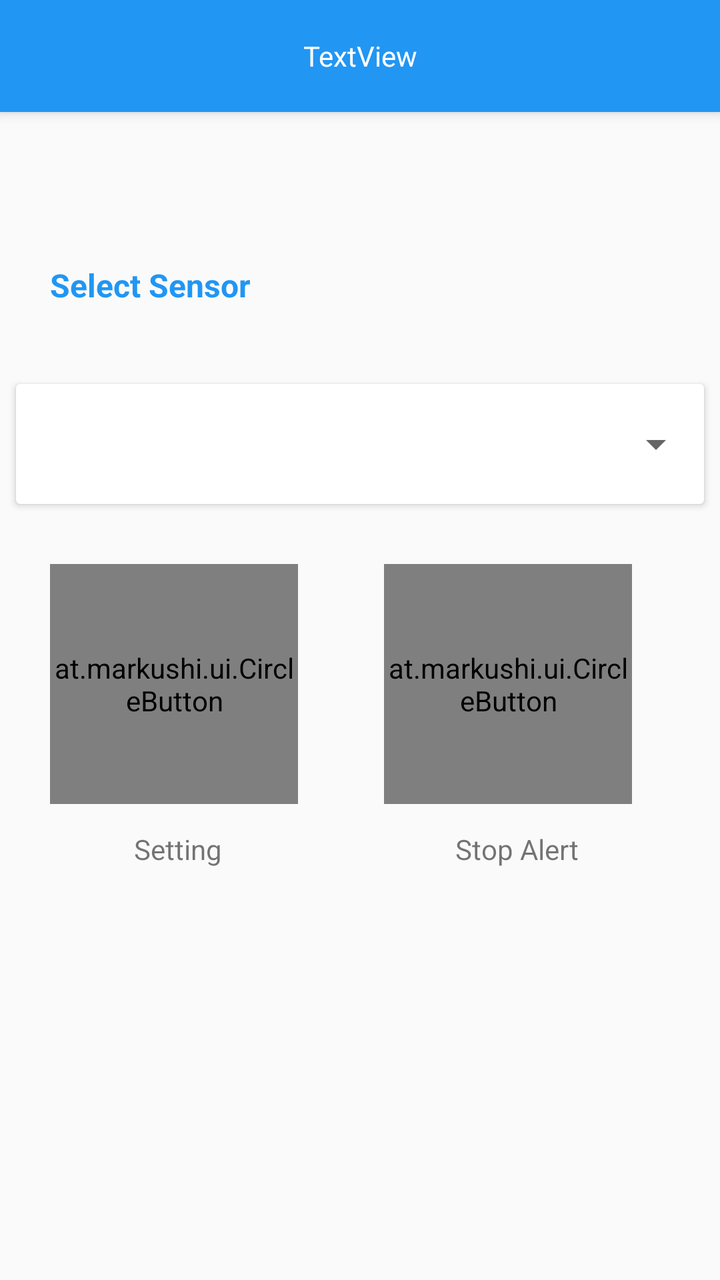
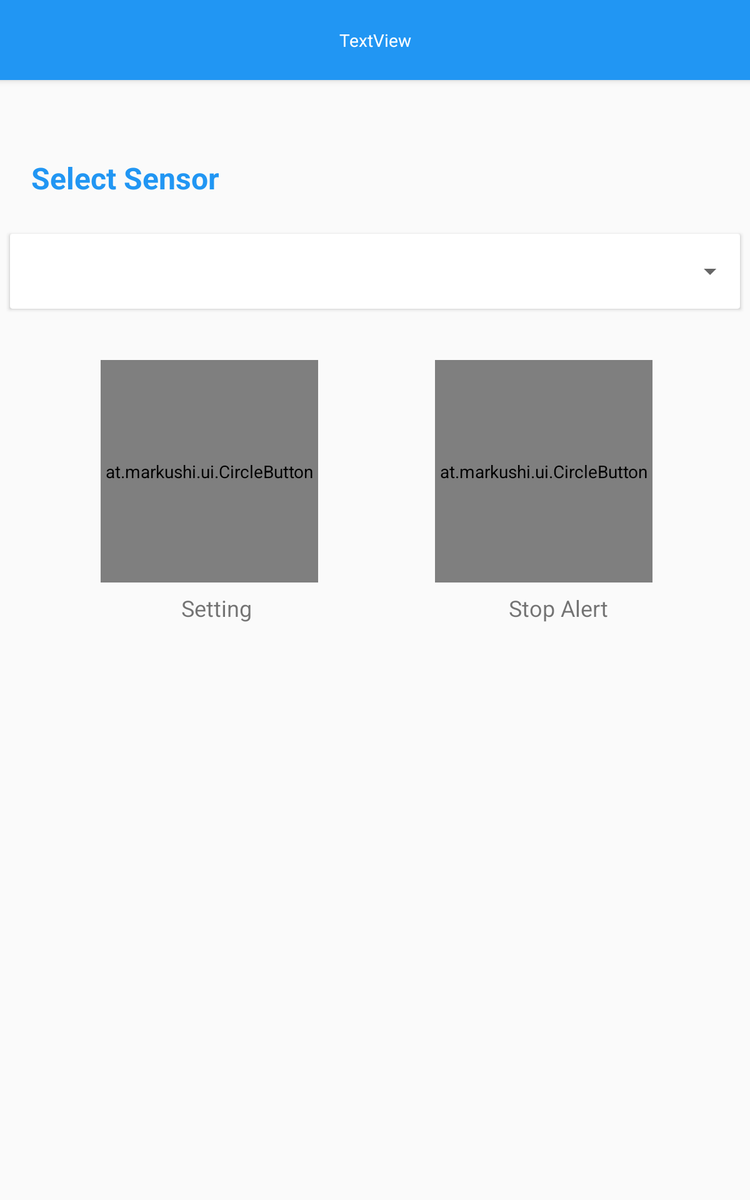

An Android layout and its configuration variant, each rendered on a device that would load it. The default file and the variant file are quoted in full after the pictures.
<!-- AndroidManifest.xml: application theme AppTheme -->
<!-- res/layout/activity_smart_alarm.xml -->
<?xml version="1.0" encoding="utf-8"?>
<android.support.design.widget.CoordinatorLayout xmlns:android="http://schemas.android.com/apk/res/android"
    xmlns:app="http://schemas.android.com/apk/res-auto"
    xmlns:tools="http://schemas.android.com/tools"
    android:layout_width="match_parent"
    android:layout_height="match_parent"
    android:id="@+id/smart_alarm_container"
    tools:context="com.xang.laothing.Activity.SmartAlarmActivity">


    <include layout="@layout/toolbar"/>


    <android.support.constraint.ConstraintLayout
        android:id="@+id/constain_layout_content"
        android:layout_width="match_parent"
        android:layout_height="match_parent"
        app:layout_behavior="@string/appbar_scrolling_view_behavior">


        <TextView
            android:id="@+id/textView8"
            android:layout_width="wrap_content"
            android:layout_height="wrap_content"
            android:layout_marginBottom="8dp"
            android:layout_marginStart="25dp"
            android:layout_marginTop="35dp"
            android:text="Select Sensor"
            android:textColor="@color/colorPrimary"
            android:textSize="16sp"
            android:textStyle="bold"
            app:layout_constraintBottom_toTopOf="@+id/cardView5"
            app:layout_constraintTop_toTopOf="parent"
            app:layout_constraintVertical_bias="0.571"
            android:layout_marginLeft="25dp"
            app:layout_constraintLeft_toLeftOf="parent" />


        <android.support.v7.widget.CardView
            android:id="@+id/cardView5"
            android:layout_width="0dp"
            android:layout_height="60dp"
            android:layout_marginBottom="388dp"
            android:layout_marginEnd="8dp"
            android:layout_marginLeft="8dp"
            android:layout_marginRight="8dp"
            android:layout_marginStart="8dp"
            app:layout_constraintBottom_toBottomOf="parent"
            app:layout_constraintHorizontal_bias="0.242"
            app:layout_constraintLeft_toLeftOf="parent"
            app:layout_constraintRight_toRightOf="parent">

            <Spinner
                android:id="@+id/spinner_smart_sensor"
                android:layout_width="match_parent"
                android:layout_height="match_parent"
                tools:layout_editor_absoluteX="8dp"
                tools:layout_editor_absoluteY="-157dp" />


        </android.support.v7.widget.CardView>


        <at.markushi.ui.CircleButton
            android:id="@+id/stop_alert_button"
            android:layout_width="124dp"
            android:layout_height="120dp"
            android:layout_marginBottom="8dp"
            android:src="@drawable/shut_down_icon"
            app:cb_color="@android:color/holo_red_light"
            app:cb_pressedRingWidth="8dip"
            app:layout_constraintBottom_toBottomOf="parent"
            android:layout_marginRight="24dp"
            app:layout_constraintRight_toRightOf="parent"
            android:layout_marginTop="8dp"
            app:layout_constraintTop_toBottomOf="@+id/cardView5"
            app:layout_constraintVertical_bias="0.087"
            android:layout_marginLeft="24dp"
            app:layout_constraintLeft_toLeftOf="parent"
            app:layout_constraintHorizontal_bias="0.893" />

        <at.markushi.ui.CircleButton
            android:id="@+id/setting_button"
            android:layout_width="124dp"
            android:layout_height="120dp"
            android:layout_marginBottom="8dp"
            android:src="@drawable/settings"
            app:cb_color="@color/ksw_md_solid_checked"
            app:cb_pressedRingWidth="8dip"
            app:layout_constraintBottom_toBottomOf="parent"
            android:layout_marginRight="24dp"
            app:layout_constraintRight_toRightOf="parent"
            android:layout_marginTop="8dp"
            app:layout_constraintTop_toBottomOf="@+id/cardView5"
            app:layout_constraintVertical_bias="0.087"
            android:layout_marginLeft="24dp"
            app:layout_constraintLeft_toLeftOf="parent"
            app:layout_constraintHorizontal_bias="0.005" />

        <TextView
            android:id="@+id/textView15"
            android:layout_width="wrap_content"
            android:layout_height="wrap_content"
            android:layout_marginBottom="8dp"
            android:layout_marginLeft="67dp"
            android:layout_marginTop="13dp"
            android:text="Setting"
            app:layout_constraintBottom_toBottomOf="parent"
            app:layout_constraintLeft_toLeftOf="parent"
            app:layout_constraintTop_toBottomOf="@+id/setting_button"
            app:layout_constraintVertical_bias="0.0" />

        <TextView
            android:id="@+id/textView16"
            android:layout_width="wrap_content"
            android:layout_height="wrap_content"
            android:layout_marginLeft="8dp"
            android:layout_marginRight="8dp"
            android:layout_marginTop="13dp"
            android:text="Stop Alert"
            app:layout_constraintHorizontal_bias="0.635"
            app:layout_constraintLeft_toRightOf="@+id/textView15"
            app:layout_constraintRight_toRightOf="parent"
            app:layout_constraintTop_toBottomOf="@+id/stop_alert_button" />

    </android.support.constraint.ConstraintLayout>


</android.support.design.widget.CoordinatorLayout>
<!-- res/layout/toolbar.xml (included above) -->
<?xml version="1.0" encoding="utf-8"?>
<android.support.design.widget.AppBarLayout android:id="@+id/appbar"
    android:layout_height="wrap_content"
    android:layout_width="match_parent"
    xmlns:android="http://schemas.android.com/apk/res/android"
    xmlns:app="http://schemas.android.com/apk/res-auto">

    <android.support.v7.widget.Toolbar
        android:id="@+id/maintoolbar"
        android:layout_width="match_parent"
        android:layout_height="?attr/actionBarSize"
        android:minHeight="?attr/actionBarSize"
        app:theme="@style/ThemeOverlay.AppCompat.Dark.ActionBar">

        <TextView
            android:id="@+id/center_title"
            android:layout_width="wrap_content"
            android:layout_height="wrap_content"
            android:layout_gravity="center"
            android:text="TextView"
            android:textAllCaps="false"
            android:textColor="@color/cardview_light_background"
            android:typeface="sans" />

    </android.support.v7.widget.Toolbar>


</android.support.design.widget.AppBarLayout>
<!-- resources referenced by this layout -->
<resources>
  <color name="colorPrimary">#2196F3</color>
  <!-- drawable settings: png bitmap (drawable-ldpi, 902 bytes) -->
  <!-- drawable shut_down_icon: png bitmap (drawable-hdpi, 1669 bytes) -->
  <style name="AppTheme" parent="Theme.AppCompat.DayNight.NoActionBar">
          
          <item name="colorPrimary">@color/colorPrimary</item>
          <item name="colorPrimaryDark">@color/colorPrimaryDark</item>
          <item name="colorAccent">@color/colorAccent</item>
          <item name="android:navigationBarColor">@color/colorPrimary</item>
          <item name="windowNoTitle">true</item>
          <item name="windowActionBar">false</item>
      </style>
  <color name="colorPrimaryDark">#1E88E5</color>
  <color name="colorAccent">#4FC3F7</color>
</resources>
<!-- res/layout-large/activity_smart_alarm.xml (the repository's variant of the layout above) -->
<!-- drawn on a 7-inch tablet held upright -->
<?xml version="1.0" encoding="utf-8"?>
<android.support.design.widget.CoordinatorLayout xmlns:android="http://schemas.android.com/apk/res/android"
    xmlns:app="http://schemas.android.com/apk/res-auto"
    xmlns:tools="http://schemas.android.com/tools"
    android:layout_width="match_parent"
    android:layout_height="match_parent"
    android:id="@+id/smart_alarm_container"
    tools:context="com.xang.laothing.Activity.SmartAlarmActivity">


    <include layout="@layout/toolbar"/>


    <android.support.constraint.ConstraintLayout
        android:id="@+id/constain_layout_content"
        android:layout_width="match_parent"
        android:layout_height="match_parent"
        app:layout_behavior="@string/appbar_scrolling_view_behavior">


        <TextView
            android:id="@+id/textView8"
            android:layout_width="wrap_content"
            android:layout_height="wrap_content"
            android:layout_marginBottom="8dp"
            android:layout_marginLeft="8dp"
            android:layout_marginStart="25dp"
            android:layout_marginTop="16dp"
            android:text="Select Sensor"
            android:textColor="@color/colorPrimary"
            android:textSize="24sp"
            android:textStyle="bold"
            app:layout_constraintBottom_toTopOf="@+id/cardView5"
            app:layout_constraintLeft_toLeftOf="parent"
            app:layout_constraintTop_toTopOf="parent"
            app:layout_constraintVertical_bias="0.688" />


        <android.support.v7.widget.CardView
            android:id="@+id/cardView5"
            android:layout_width="0dp"
            android:layout_height="60dp"
            android:layout_marginBottom="388dp"
            android:layout_marginEnd="8dp"
            android:layout_marginLeft="8dp"
            android:layout_marginRight="8dp"
            android:layout_marginStart="8dp"
            app:layout_constraintBottom_toBottomOf="parent"
            app:layout_constraintHorizontal_bias="0.0"
            app:layout_constraintLeft_toLeftOf="parent"
            app:layout_constraintRight_toRightOf="parent"
            app:layout_constraintTop_toTopOf="parent"
            android:layout_marginTop="8dp"
            app:layout_constraintVertical_bias="0.261">

            <Spinner
                android:id="@+id/spinner_smart_sensor"
                android:layout_width="match_parent"
                android:layout_height="match_parent"
                tools:layout_editor_absoluteX="8dp"
                tools:layout_editor_absoluteY="-157dp" />


        </android.support.v7.widget.CardView>


        <at.markushi.ui.CircleButton
            android:id="@+id/stop_alert_button"
            android:layout_width="174dp"
            android:layout_height="178dp"
            android:layout_marginBottom="8dp"
            android:src="@drawable/shut_down_icon"
            app:cb_color="@android:color/holo_red_light"
            app:cb_pressedRingWidth="8dip"
            app:layout_constraintBottom_toBottomOf="parent"
            android:layout_marginRight="24dp"
            app:layout_constraintRight_toRightOf="parent"
            android:layout_marginTop="8dp"
            app:layout_constraintTop_toBottomOf="@+id/cardView5"
            app:layout_constraintVertical_bias="0.064"
            android:layout_marginLeft="24dp"
            app:layout_constraintLeft_toLeftOf="parent"
            app:layout_constraintHorizontal_bias="0.857" />

        <at.markushi.ui.CircleButton
            android:id="@+id/setting_button"
            android:layout_width="174dp"
            android:layout_height="178dp"
            android:layout_marginBottom="8dp"
            android:src="@drawable/settings"
            app:cb_color="@color/ksw_md_solid_checked"
            app:cb_pressedRingWidth="8dip"
            app:layout_constraintBottom_toBottomOf="parent"
            android:layout_marginRight="24dp"
            app:layout_constraintRight_toRightOf="parent"
            android:layout_marginTop="8dp"
            app:layout_constraintTop_toBottomOf="@+id/cardView5"
            app:layout_constraintVertical_bias="0.064"
            android:layout_marginLeft="24dp"
            app:layout_constraintLeft_toLeftOf="parent"
            app:layout_constraintHorizontal_bias="0.15" />

        <TextView
            android:id="@+id/textView15"
            android:layout_width="wrap_content"
            android:layout_height="wrap_content"
            android:layout_marginBottom="8dp"
            android:layout_marginLeft="145dp"
            android:layout_marginTop="8dp"
            android:text="Setting"
            android:textSize="18sp"
            app:layout_constraintBottom_toBottomOf="parent"
            app:layout_constraintLeft_toLeftOf="parent"
            app:layout_constraintTop_toBottomOf="@+id/setting_button"
            app:layout_constraintVertical_bias="0.0" />

        <TextView
            android:id="@+id/textView16"
            android:layout_width="wrap_content"
            android:layout_height="wrap_content"
            android:layout_marginLeft="8dp"
            android:layout_marginRight="8dp"
            android:layout_marginTop="8dp"
            android:text="Stop Alert"
            android:textSize="18sp"
            app:layout_constraintHorizontal_bias="0.651"
            app:layout_constraintLeft_toRightOf="@+id/textView15"
            app:layout_constraintRight_toRightOf="parent"
            app:layout_constraintTop_toBottomOf="@+id/stop_alert_button" />

    </android.support.constraint.ConstraintLayout>


</android.support.design.widget.CoordinatorLayout>
